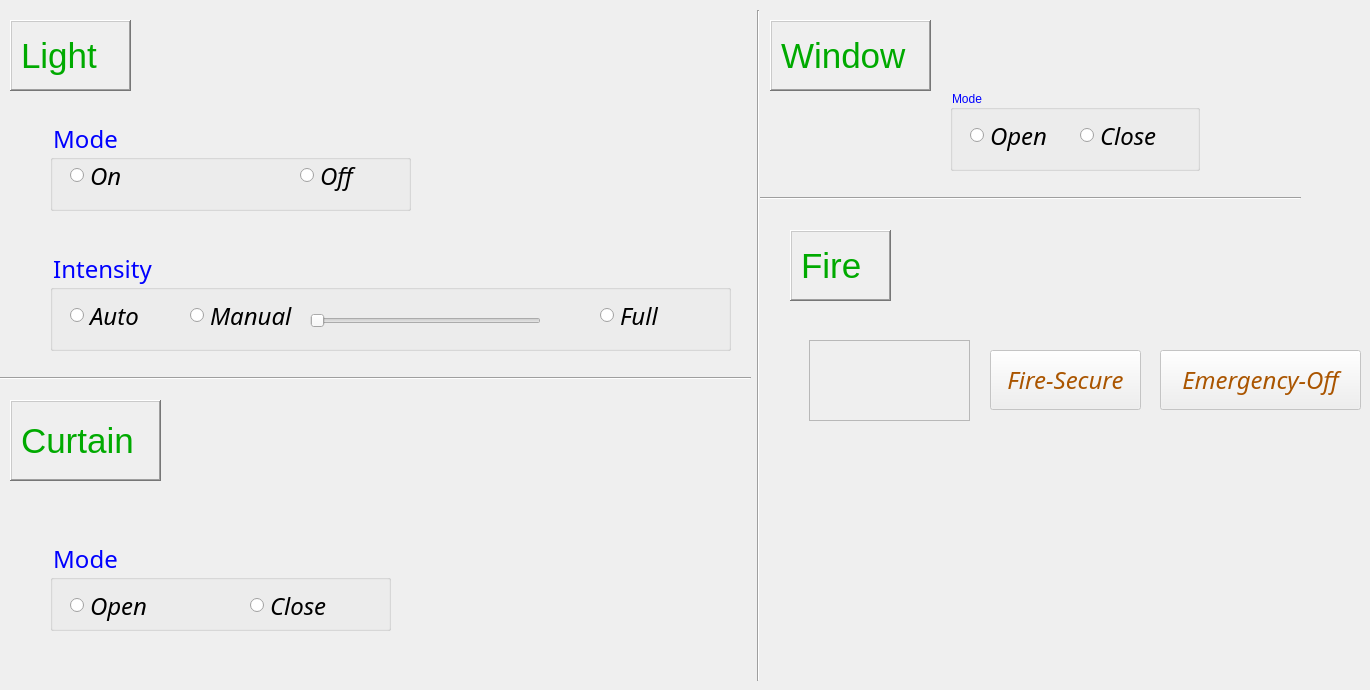
    <widget class="QWidget" name="tab_6">
     <attribute name="title">
      <string>Room 3</string>
     </attribute>
     <widget class="QLabel" name="label_13">
      <property name="geometry">
       <rect>
        <x>10</x>
        <y>400</y>
        <width>151</width>
        <height>81</height>
       </rect>
      </property>
      <property name="font">
       <font>
        <family>MS Shell Dlg 2</family>
        <pointsize>26</pointsize>
        <weight>50</weight>
        <italic>false</italic>
        <bold>false</bold>
       </font>
      </property>
      <property name="styleSheet">
       <string notr="true">font: 26pt &quot;MS Shell Dlg 2&quot;;
color: rgb(0, 170, 0);</string>
      </property>
      <property name="frameShape">
       <enum>QFrame::WinPanel</enum>
      </property>
      <property name="frameShadow">
       <enum>QFrame::Raised</enum>
      </property>
      <property name="text">
       <string>Curtain</string>
      </property>
     </widget>
     <widget class="QGroupBox" name="groupBox_33">
      <property name="geometry">
       <rect>
        <x>50</x>
        <y>120</y>
        <width>361</width>
        <height>91</height>
       </rect>
      </property>
      <property name="font">
       <font>
        <family>MV Boli</family>
        <pointsize>18</pointsize>
        <weight>50</weight>
        <italic>false</italic>
        <bold>false</bold>
       </font>
      </property>
      <property name="styleSheet">
       <string notr="true">font: 18pt &quot;MV Boli&quot;;
color: rgb(0, 0, 255);</string>
      </property>
      <property name="title">
       <string>Mode</string>
      </property>
      <widget class="QRadioButton" name="radioButton_73">
       <property name="geometry">
        <rect>
         <x>20</x>
         <y>20</y>
         <width>81</width>
         <height>71</height>
        </rect>
       </property>
       <property name="font">
        <font>
         <family>Imprint MT Shadow</family>
         <pointsize>18</pointsize>
         <weight>50</weight>
         <italic>true</italic>
         <bold>false</bold>
        </font>
       </property>
       <property name="styleSheet">
        <string notr="true">font: italic 18pt &quot;Imprint MT Shadow&quot;;
color:rgb(0, 0, 0);</string>
       </property>
       <property name="text">
        <string>On</string>
       </property>
      </widget>
      <widget class="QRadioButton" name="radioButton_74">
       <property name="geometry">
        <rect>
         <x>250</x>
         <y>20</y>
         <width>81</width>
         <height>71</height>
        </rect>
       </property>
       <property name="font">
        <font>
         <family>Imprint MT Shadow</family>
         <pointsize>18</pointsize>
         <weight>50</weight>
         <italic>true</italic>
         <bold>false</bold>
        </font>
       </property>
       <property name="styleSheet">
        <string notr="true">font: italic 18pt &quot;Imprint MT Shadow&quot;;
color:rgb(0, 0, 0);</string>
       </property>
       <property name="text">
        <string>Off</string>
       </property>
      </widget>
     </widget>
     <widget class="QGroupBox" name="groupBox_34">
      <property name="geometry">
       <rect>
        <x>50</x>
        <y>250</y>
        <width>681</width>
        <height>101</height>
       </rect>
      </property>
      <property name="font">
       <font>
        <family>MV Boli</family>
        <pointsize>18</pointsize>
        <weight>50</weight>
        <italic>false</italic>
        <bold>false</bold>
       </font>
      </property>
      <property name="styleSheet">
       <string notr="true">font: 18pt &quot;MV Boli&quot;;
color: rgb(0, 0, 255);</string>
      </property>
      <property name="title">
       <string>Intensity</string>
      </property>
      <property name="flat">
       <bool>false</bool>
      </property>
      <widget class="QRadioButton" name="radioButton_75">
       <property name="geometry">
        <rect>
         <x>20</x>
         <y>30</y>
         <width>82</width>
         <height>71</height>
        </rect>
       </property>
       <property name="font">
        <font>
         <family>Imprint MT Shadow</family>
         <pointsize>18</pointsize>
         <weight>50</weight>
         <italic>true</italic>
         <bold>false</bold>
        </font>
       </property>
       <property name="styleSheet">
        <string notr="true">font: italic 18pt &quot;Imprint MT Shadow&quot;;
color:rgb(0, 0, 0);</string>
       </property>
       <property name="text">
        <string>Auto</string>
       </property>
       <property name="checked">
        <bool>false</bool>
       </property>
       <property name="autoExclusive">
        <bool>true</bool>
       </property>
      </widget>
      <widget class="QRadioButton" name="radioButton_76">
       <property name="geometry">
        <rect>
         <x>140</x>
         <y>30</y>
         <width>121</width>
         <height>71</height>
        </rect>
       </property>
       <property name="font">
        <font>
         <family>Imprint MT Shadow</family>
         <pointsize>18</pointsize>
         <weight>50</weight>
         <italic>true</italic>
         <bold>false</bold>
        </font>
       </property>
       <property name="styleSheet">
        <string notr="true">font: italic 18pt &quot;Imprint MT Shadow&quot;;
color:rgb(0, 0, 0);</string>
       </property>
       <property name="text">
        <string>Manual</string>
       </property>
      </widget>
      <widget class="QSlider" name="horizontalSlider_13">
       <property name="enabled">
        <bool>false</bool>
       </property>
       <property name="geometry">
        <rect>
         <x>260</x>
         <y>40</y>
         <width>231</width>
         <height>61</height>
        </rect>
       </property>
       <property name="maximumSize">
        <size>
         <width>16777215</width>
         <height>16777215</height>
        </size>
       </property>
       <property name="sizeIncrement">
        <size>
         <width>0</width>
         <height>0</height>
        </size>
       </property>
       <property name="font">
        <font>
         <family>Imprint MT Shadow</family>
         <pointsize>18</pointsize>
         <weight>50</weight>
         <italic>true</italic>
         <bold>false</bold>
        </font>
       </property>
       <property name="styleSheet">
        <string notr="true">font: italic 18pt &quot;Imprint MT Shadow&quot;;
color:rgb(0, 0, 0);</string>
       </property>
       <property name="maximum">
        <number>10</number>
       </property>
       <property name="pageStep">
        <number>1</number>
       </property>
       <property name="sliderPosition">
        <number>0</number>
       </property>
       <property name="orientation">
        <enum>Qt::Horizontal</enum>
       </property>
       <property name="invertedAppearance">
        <bool>false</bool>
       </property>
       <property name="invertedControls">
        <bool>false</bool>
       </property>
      </widget>
      <widget class="QRadioButton" name="radioButton_77">
       <property name="geometry">
        <rect>
         <x>550</x>
         <y>30</y>
         <width>91</width>
         <height>71</height>
        </rect>
       </property>
       <property name="font">
        <font>
         <family>Imprint MT Shadow</family>
         <pointsize>18</pointsize>
         <weight>50</weight>
         <italic>true</italic>
         <bold>false</bold>
        </font>
       </property>
       <property name="styleSheet">
        <string notr="true">font: italic 18pt &quot;Imprint MT Shadow&quot;;
color:rgb(0, 0, 0);</string>
       </property>
       <property name="text">
        <string>Full</string>
       </property>
      </widget>
     </widget>
     <widget class="QLabel" name="labe_21">
      <property name="geometry">
       <rect>
        <x>10</x>
        <y>20</y>
        <width>121</width>
        <height>71</height>
       </rect>
      </property>
      <property name="font">
       <font>
        <family>MS Shell Dlg 2</family>
        <pointsize>26</pointsize>
        <weight>50</weight>
        <italic>false</italic>
        <bold>false</bold>
       </font>
      </property>
      <property name="autoFillBackground">
       <bool>false</bool>
      </property>
      <property name="styleSheet">
       <string notr="true">font: 26pt &quot;MS Shell Dlg 2&quot;;
color: rgb(0, 170, 0);</string>
      </property>
      <property name="frameShape">
       <enum>QFrame::WinPanel</enum>
      </property>
      <property name="frameShadow">
       <enum>QFrame::Raised</enum>
      </property>
      <property name="lineWidth">
       <number>1</number>
      </property>
      <property name="midLineWidth">
       <number>0</number>
      </property>
      <property name="text">
       <string>Light</string>
      </property>
     </widget>
     <widget class="QGroupBox" name="groupBox_35">
      <property name="geometry">
       <rect>
        <x>50</x>
        <y>540</y>
        <width>341</width>
        <height>91</height>
       </rect>
      </property>
      <property name="font">
       <font>
        <family>MV Boli</family>
        <pointsize>18</pointsize>
        <weight>50</weight>
        <italic>false</italic>
        <bold>false</bold>
       </font>
      </property>
      <property name="styleSheet">
       <string notr="true">font: 18pt &quot;MV Boli&quot;;
color: rgb(0, 0, 255);</string>
      </property>
      <property name="title">
       <string>Mode</string>
      </property>
      <widget class="QRadioButton" name="radioButton_78">
       <property name="geometry">
        <rect>
         <x>200</x>
         <y>30</y>
         <width>101</width>
         <height>71</height>
        </rect>
       </property>
       <property name="font">
        <font>
         <family>Imprint MT Shadow</family>
         <pointsize>18</pointsize>
         <weight>50</weight>
         <italic>true</italic>
         <bold>false</bold>
        </font>
       </property>
       <property name="styleSheet">
        <string notr="true">font: italic 18pt &quot;Imprint MT Shadow&quot;;
color:rgb(0, 0, 0);</string>
       </property>
       <property name="text">
        <string>Close</string>
       </property>
      </widget>
      <widget class="QRadioButton" name="radioButton1_7">
       <property name="geometry">
        <rect>
         <x>20</x>
         <y>30</y>
         <width>101</width>
         <height>71</height>
        </rect>
       </property>
       <property name="font">
        <font>
         <family>Imprint MT Shadow</family>
         <pointsize>18</pointsize>
         <weight>50</weight>
         <italic>true</italic>
         <bold>false</bold>
        </font>
       </property>
       <property name="styleSheet">
        <string notr="true">font: italic 18pt &quot;Imprint MT Shadow&quot;;
color:rgb(0, 0, 0);</string>
       </property>
       <property name="text">
        <string>Open</string>
       </property>
       <property name="checkable">
        <bool>true</bool>
       </property>
       <property name="checked">
        <bool>false</bool>
       </property>
       <property name="autoRepeat">
        <bool>false</bool>
       </property>
       <property name="autoExclusive">
        <bool>true</bool>
       </property>
      </widget>
     </widget>
     <widget class="Line" name="line_12">
      <property name="geometry">
       <rect>
        <x>750</x>
        <y>10</y>
        <width>16</width>
        <height>671</height>
       </rect>
      </property>
      <property name="orientation">
       <enum>Qt::Vertical</enum>
      </property>
     </widget>
     <widget class="QGroupBox" name="groupBox_36">
      <property name="geometry">
       <rect>
        <x>950</x>
        <y>90</y>
        <width>250</width>
        <height>81</height>
       </rect>
      </property>
      <property name="styleSheet">
       <string notr="true">font: 18pt &quot;MV Boli&quot;;
color: rgb(0, 0, 255);</string>
      </property>
      <property name="title">
       <string>Mode</string>
      </property>
      <widget class="QRadioButton" name="radioButton_80">
       <property name="geometry">
        <rect>
         <x>20</x>
         <y>10</y>
         <width>91</width>
         <height>71</height>
        </rect>
       </property>
       <property name="font">
        <font>
         <family>Imprint MT Shadow</family>
         <pointsize>18</pointsize>
         <weight>50</weight>
         <italic>true</italic>
         <bold>false</bold>
        </font>
       </property>
       <property name="contextMenuPolicy">
        <enum>Qt::NoContextMenu</enum>
       </property>
       <property name="styleSheet">
        <string notr="true">font: italic 18pt &quot;Imprint MT Shadow&quot;;
color:rgb(0, 0, 0);</string>
       </property>
       <property name="text">
        <string>Open</string>
       </property>
       <property name="checkable">
        <bool>true</bool>
       </property>
       <property name="checked">
        <bool>false</bool>
       </property>
      </widget>
      <widget class="QRadioButton" name="radioButton_81">
       <property name="geometry">
        <rect>
         <x>130</x>
         <y>10</y>
         <width>91</width>
         <height>71</height>
        </rect>
       </property>
       <property name="font">
        <font>
         <family>Imprint MT Shadow</family>
         <pointsize>18</pointsize>
         <weight>50</weight>
         <italic>true</italic>
         <bold>false</bold>
        </font>
       </property>
       <property name="styleSheet">
        <string notr="true">font: italic 18pt &quot;Imprint MT Shadow&quot;;
color:rgb(0, 0, 0);</string>
       </property>
       <property name="text">
        <string>Close</string>
       </property>
       <property name="checked">
        <bool>false</bool>
       </property>
       <property name="autoExclusive">
        <bool>true</bool>
       </property>
      </widget>
     </widget>
     <widget class="QLabel" name="label_14">
      <property name="geometry">
       <rect>
        <x>770</x>
        <y>20</y>
        <width>161</width>
        <height>71</height>
       </rect>
      </property>
      <property name="font">
       <font>
        <family>MS Shell Dlg 2</family>
        <pointsize>26</pointsize>
        <weight>50</weight>
        <italic>false</italic>
        <bold>false</bold>
       </font>
      </property>
      <property name="styleSheet">
       <string notr="true">font: 26pt &quot;MS Shell Dlg 2&quot;;
color: rgb(0, 170, 0);</string>
      </property>
      <property name="frameShape">
       <enum>QFrame::WinPanel</enum>
      </property>
      <property name="frameShadow">
       <enum>QFrame::Raised</enum>
      </property>
      <property name="text">
       <string>Window</string>
      </property>
     </widget>
     <widget class="QPushButton" name="pushButton_4">
      <property name="enabled">
       <bool>false</bool>
      </property>
      <property name="geometry">
       <rect>
        <x>1160</x>
        <y>350</y>
        <width>201</width>
        <height>60</height>
       </rect>
      </property>
      <property name="font">
       <font>
        <family>Monotype Corsiva</family>
        <pointsize>18</pointsize>
        <weight>50</weight>
        <italic>true</italic>
        <bold>false</bold>
       </font>
      </property>
      <property name="styleSheet">
       <string notr="true">font: italic 18pt &quot;Monotype Corsiva&quot;;
color: rgb(170, 85, 0);</string>
      </property>
      <property name="text">
       <string>Emergency-Off</string>
      </property>
      <property name="autoDefault">
       <bool>false</bool>
      </property>
      <property name="default">
       <bool>false</bool>
      </property>
      <property name="flat">
       <bool>false</bool>
      </property>
     </widget>
     <widget class="Line" name="line_13">
      <property name="geometry">
       <rect>
        <x>760</x>
        <y>190</y>
        <width>541</width>
        <height>16</height>
       </rect>
      </property>
      <property name="frameShadow">
       <enum>QFrame::Sunken</enum>
      </property>
      <property name="orientation">
       <enum>Qt::Horizontal</enum>
      </property>
     </widget>
     <widget class="QLabel" name="labe_22">
      <property name="geometry">
       <rect>
        <x>809</x>
        <y>340</y>
        <width>161</width>
        <height>81</height>
       </rect>
      </property>
      <property name="font">
       <font>
        <family>Sitka Small</family>
        <pointsize>20</pointsize>
        <weight>50</weight>
        <italic>false</italic>
        <bold>false</bold>
       </font>
      </property>
      <property name="autoFillBackground">
       <bool>false</bool>
      </property>
      <property name="styleSheet">
       <string notr="true">font: 20pt &quot;Sitka Small&quot;;</string>
      </property>
      <property name="frameShape">
       <enum>QFrame::StyledPanel</enum>
      </property>
      <property name="frameShadow">
       <enum>QFrame::Sunken</enum>
      </property>
      <property name="text">
       <string/>
      </property>
     </widget>
     <widget class="QPushButton" name="pushButton_3">
      <property name="enabled">
       <bool>false</bool>
      </property>
      <property name="geometry">
       <rect>
        <x>990</x>
        <y>350</y>
        <width>151</width>
        <height>60</height>
       </rect>
      </property>
      <property name="font">
       <font>
        <family>Monotype Corsiva</family>
        <pointsize>18</pointsize>
        <weight>50</weight>
        <italic>true</italic>
        <bold>false</bold>
       </font>
      </property>
      <property name="styleSheet">
       <string notr="true">font: italic 18pt &quot;Monotype Corsiva&quot;;
color: rgb(170, 85, 0);</string>
      </property>
      <property name="text">
       <string>Fire-Secure</string>
      </property>
     </widget>
     <widget class="QLabel" name="label_15">
      <property name="geometry">
       <rect>
        <x>790</x>
        <y>230</y>
        <width>101</width>
        <height>71</height>
       </rect>
      </property>
      <property name="font">
       <font>
        <family>MS Shell Dlg 2</family>
        <pointsize>26</pointsize>
        <weight>50</weight>
        <italic>false</italic>
        <bold>false</bold>
       </font>
      </property>
      <property name="styleSheet">
       <string notr="true">font: 26pt &quot;MS Shell Dlg 2&quot;;
color: rgb(0, 170, 0);</string>
      </property>
      <property name="frameShape">
       <enum>QFrame::WinPanel</enum>
      </property>
      <property name="frameShadow">
       <enum>QFrame::Raised</enum>
      </property>
      <property name="text">
       <string>Fire</string>
      </property>
     </widget>
     <widget class="Line" name="line_5">
      <property name="geometry">
       <rect>
        <x>0</x>
        <y>370</y>
        <width>751</width>
        <height>16</height>
       </rect>
      </property>
      <property name="frameShadow">
       <enum>QFrame::Sunken</enum>
      </property>
      <property name="orientation">
       <enum>Qt::Horizontal</enum>
      </property>
     </widget>
    </widget>
